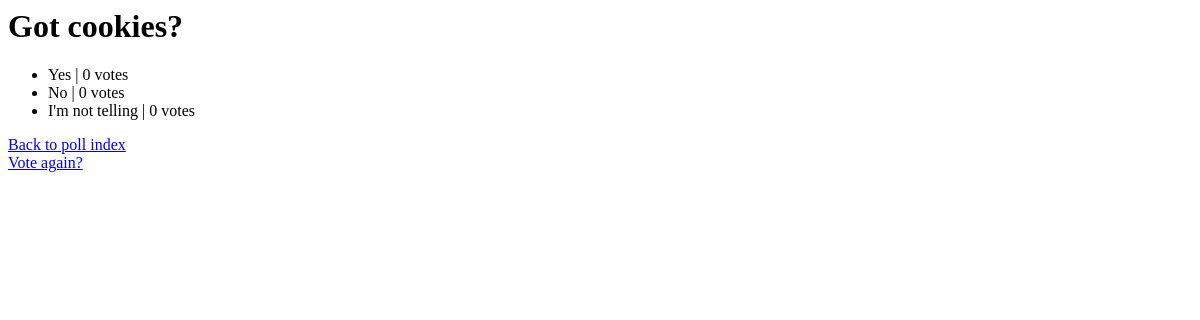
/polls/1/results/, run on an earlier commit of the app's database.
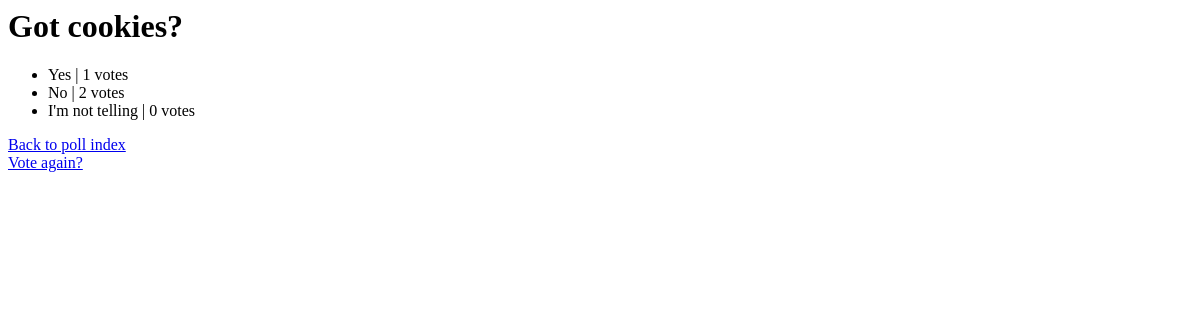
And on a later commit of the database.
### polls/models.py (models this page shows, shortened)
class Question(models.Model):
    question_text = models.CharField(max_length=200)
    pub_date = models.DateTimeField('date published')

class Choice(models.Model):
    question = models.ForeignKey(Question, on_delete=models.CASCADE)
    choice_text = models.CharField(max_length=200)
    votes = models.IntegerField(default=0)

### polls/views.py (the view)
# urls.py: url(r'^(?P<pk>[0-9]+)/results/$', views.ResultsView.as_view(), name='results'),
class ResultsView(generic.DetailView):
    model = Question
    template_name = 'polls/results.html'

### polls/templates/polls/results.html
<h1>{{ question.question_text }}</h1>
<ul>
{% for choice in question.choice_set.all %}
    <li>
    	{{ choice.choice_text }} | {{ choice.votes }} votes
    </li>
{% endfor %}
</ul>
<a href="{% url 'polls:index' %}">Back to poll index</a> <br>
<a href="{% url 'polls:detail' question.id %}">Vote again?</a>

What changed in the data, as far as the page shows it:
changed Choice "Yes": votes "0" → "1"
changed Choice "No": votes "0" → "2"
